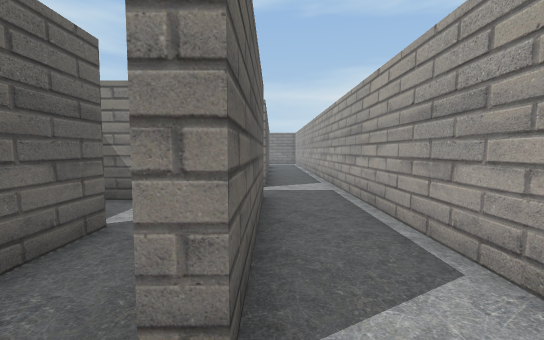
View 1 (above)

24 first-person views from a walk through a 3-D level made in the Unity game engine. The camera is 1.2 m above the floor, tilts 4° down and sees 90° across. Doors are open. The floor is counted in squares, 1 m on a side. Each view is taken from the middle of a square. On the plan, view 1 faces up. The plan holds only what a view shows up to about 13 squares ahead; the rest is blank. The place goes on beyond the plan. The player character is not drawn. Some surface patterns are stand-ins.

View 2
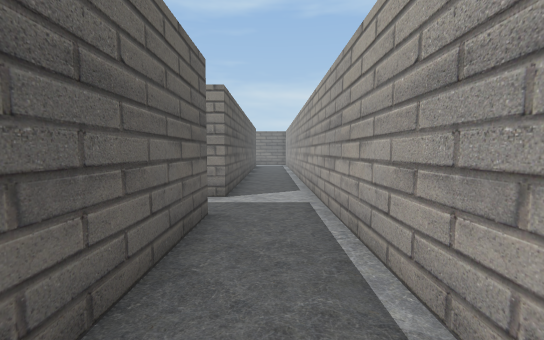

View 3
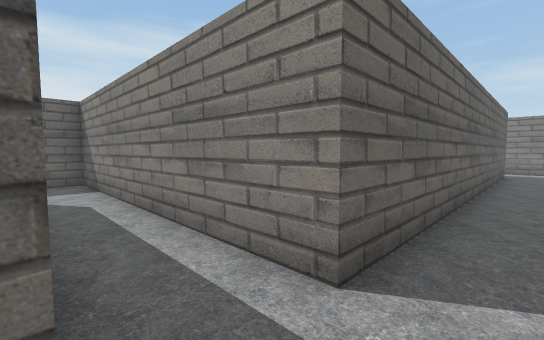

View 4
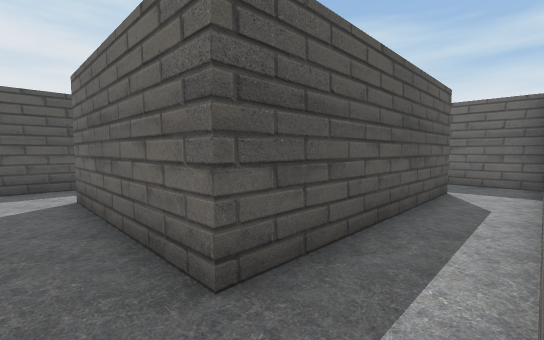

View 5
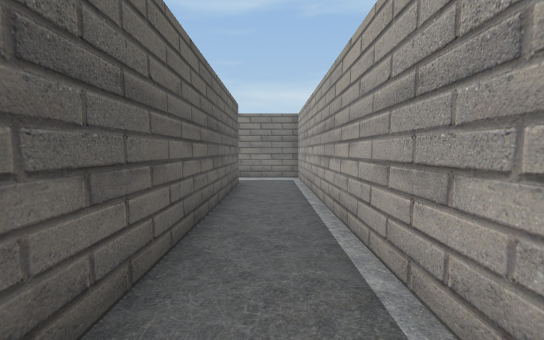

View 6
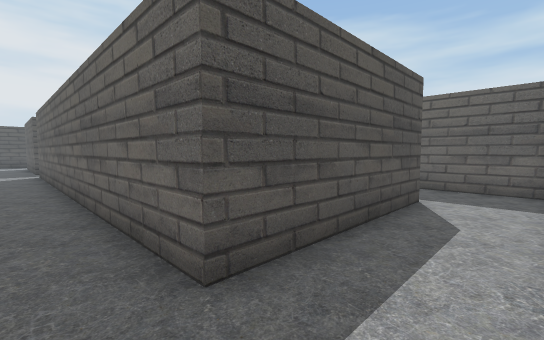

View 7
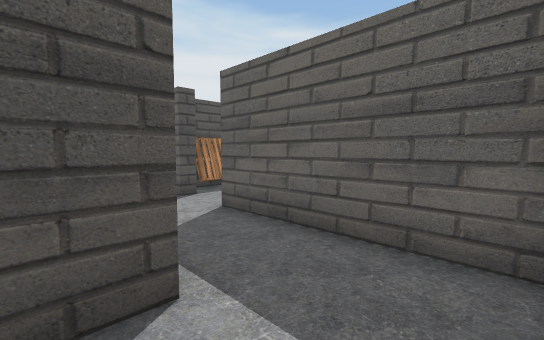

View 8
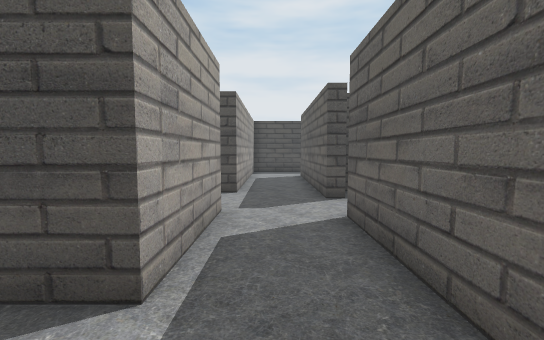

View 9
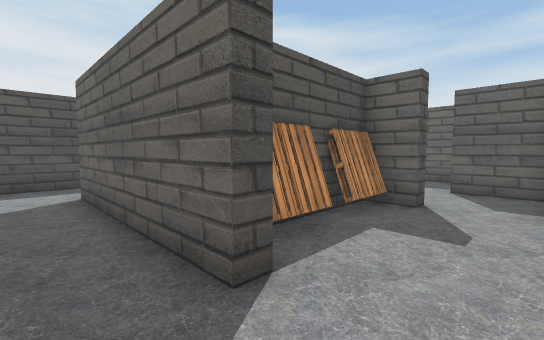

View 10
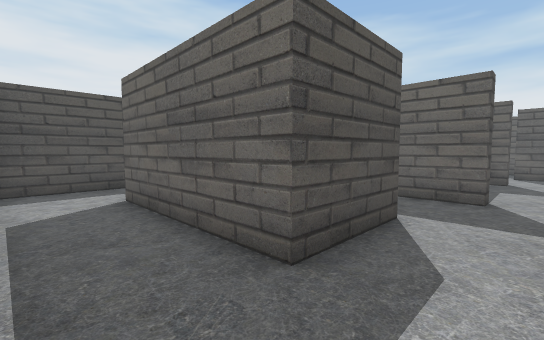

View 11
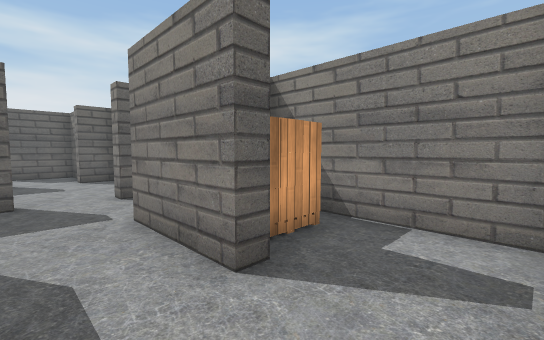

View 12
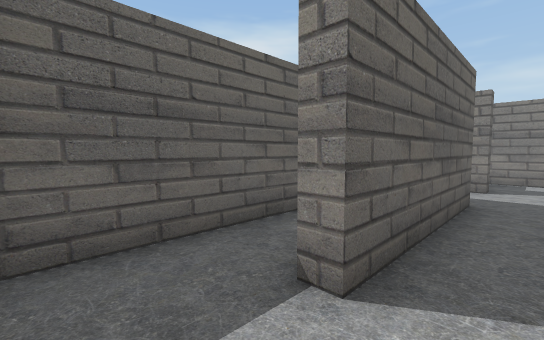

View 13
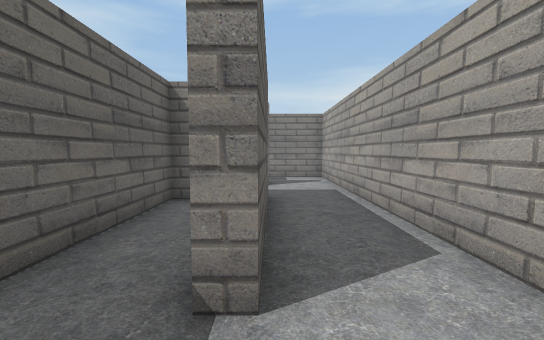

View 14
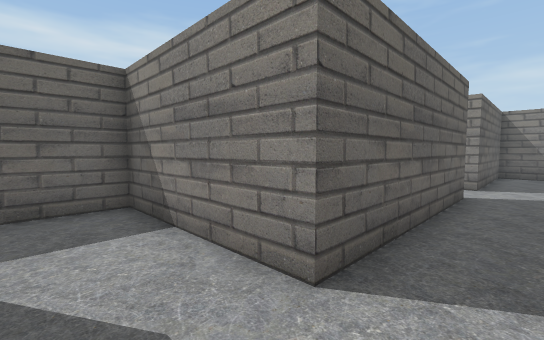

View 15
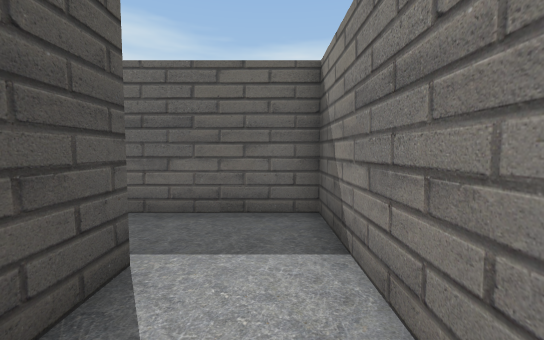

View 16
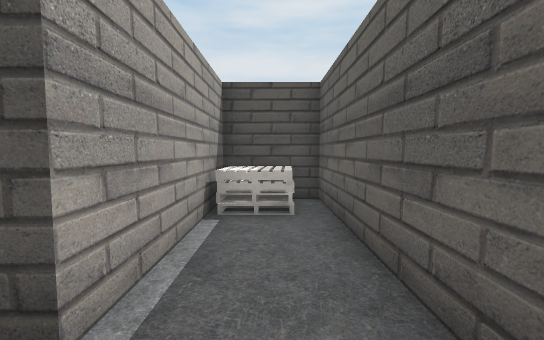

View 17
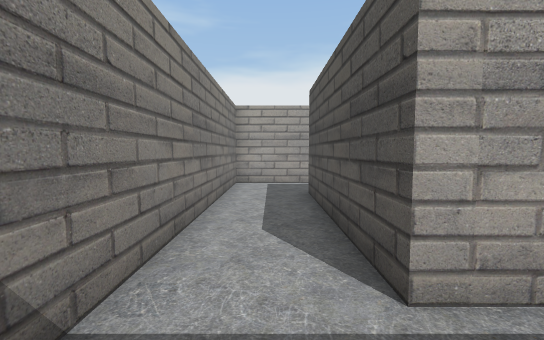

View 18
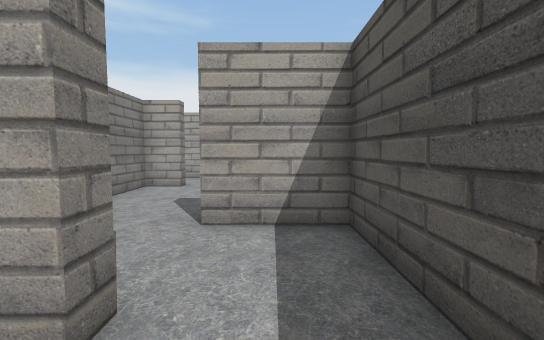

View 19
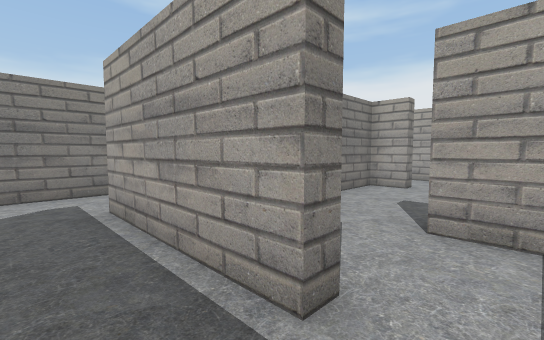

View 20
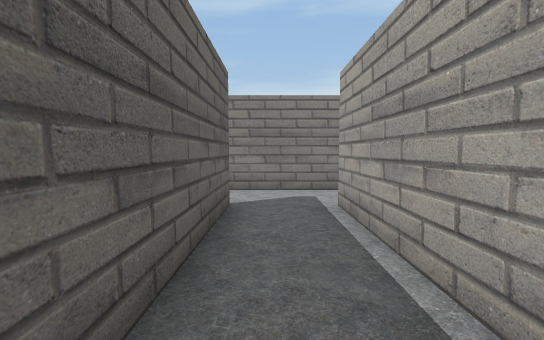

View 21
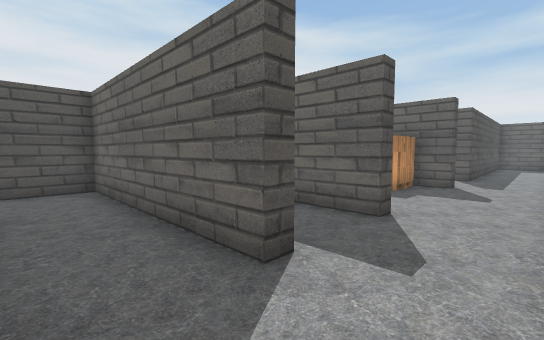

View 22
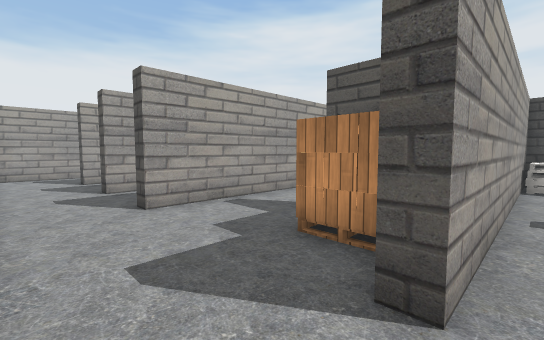

View 23
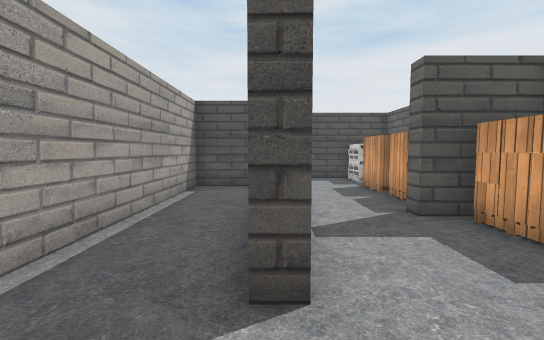

View 24
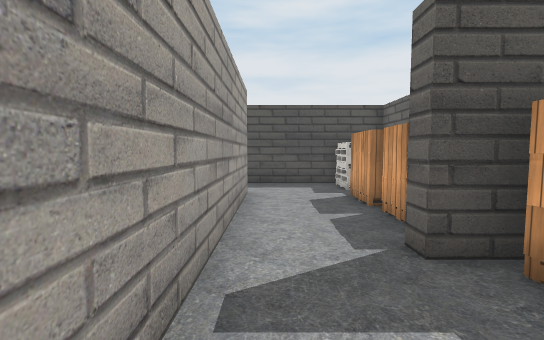

### Floor plan
Points are (right, up) in squares from view 1. A wall is a line through its corners. A room is listed if a view was taken in it or the views show most of it. See-through windows are left out.
Room 1 (views 1, 2, 3)
walls: (-0.2, 9) (-10.3, 9) (-10.3, 6.5); (-8, 7.1) (-0.2, 7.1) (-0.2, 1.3) (-0.8, 1.3); (2.2, 2) (2.2, 8.4); (-0.6, -1) (1.1, -1)
ways out: opening at (1, 9) to room 2; opening at (-9.5, 6.5); opening at (0, 0.5)
Room 2 (views 4, 5, 6, 7, 8, 9, 17)
walls: (-6, 19.6) (-6, 23) (-0.2, 23) (-0.2, 9); (2.2, 8.4) (2.2, 25.3) (-8.4, 25.3) (-8.4, 20.1)
ways out: opening at (1, 9) to room 1; opening at (-7, 20) to room 3
Room 3 (views 10, 11, 12, 13, 14, 15, 16)
walls: (-6, 12.1) (-6, 17.2) (-3.1, 17.2) (-3.1, 11.9) (-3.6, 11.9); (-8.4, 18.2) (-8.4, 11.9) (-13.2, 11.9) (-13.2, 4.2) (-10.8, 4.2) (-10.8, 9.5) (-6.9, 9.5); (-3.9, 9.5) (-0.9, 9.5); (-3.1, 20.1) (-3.1, 19.6) (-6, 19.6); (-0.7, 12.2) (-0.7, 22.5) (-4.1, 22.5)
ways out: opening at (-7, 20) to room 2; opening at (-3, 10.5) to room 5; open door at (-8.8, 19)
objects: other object (-12, 5) to (-11, 6); pallet (-5, 21) to (-4, 21)
Room 4 (views 18, 19, 20, 21, 22, 23, 24)
walls: (-22.3, 19.6) (-22.3, 23) (-21.8, 23) (-21.8, 20.9); (-16.1, 20.3) (-16.1, 18.1); (-25.9, 20.1) (-24.7, 20.1) (-24.7, 19.5); (-16.5, 18.1) (-16.5, 23) (-16, 23); (-15.9, 25.3) (-19.4, 25.3); (-21.2, 15.7) (-19.4, 15.7) (-19.4, 23) (-18.9, 23) (-18.9, 15.7) (-16.4, 15.7); (-13.7, 22.5) (-13.7, 25); (-28, 12.9) (-27.6, 12.9) (-27.6, 23) (-27.1, 23) (-27.1, 21.8)
ways out: opening at (-16, 17.5) to room 6; opening at (-15, 18) to room 6; opening at (-23.5, 20)
objects: other object (-28, 14); pallet (-26, 21) to (-26, 22)
Room 5 (no view inside)
walls: (-5, 16.7) (-5.5, 16.7) (-5.5, 9.9)
ways out: opening at (-3, 10.5) to room 3
Room 6 (no view inside)
walls: (-16.1, 18.1) (-16.5, 18.1); (-16.4, 15.7) (-13.7, 15.7) (-13.7, 18.2)
ways out: opening at (-16, 17.5) to room 4; opening at (-15, 18) to room 4; open door at (-13.4, 19.2)

Positions as (right, up) in squares from view 1, and headings:
1: (0, 0), facing up
2: (1, 2), facing up
3: (1, 7), facing up-left
4: (1, 9), facing down-left
5: (1, 13), facing up
6: (1, 25), facing down-left
7: (-5, 25), facing down-left
8: (-7, 25), facing down
9: (-7, 20), facing down-left
10: (-1, 19), facing down-left
11: (-1, 18), facing up-left
12: (-2, 10), facing up-left
13: (-3, 10), facing up
14: (-7, 10), facing up-left
15: (-8, 11), facing left
16: (-12, 11), facing down
17: (-8, 24), facing right
18: (-18, 17), facing right
19: (-18, 17), facing up-right
20: (-18, 17), facing up
21: (-17, 25), facing down-left
22: (-28, 25), facing down-right
23: (-22, 25), facing down
24: (-23, 23), facing down
